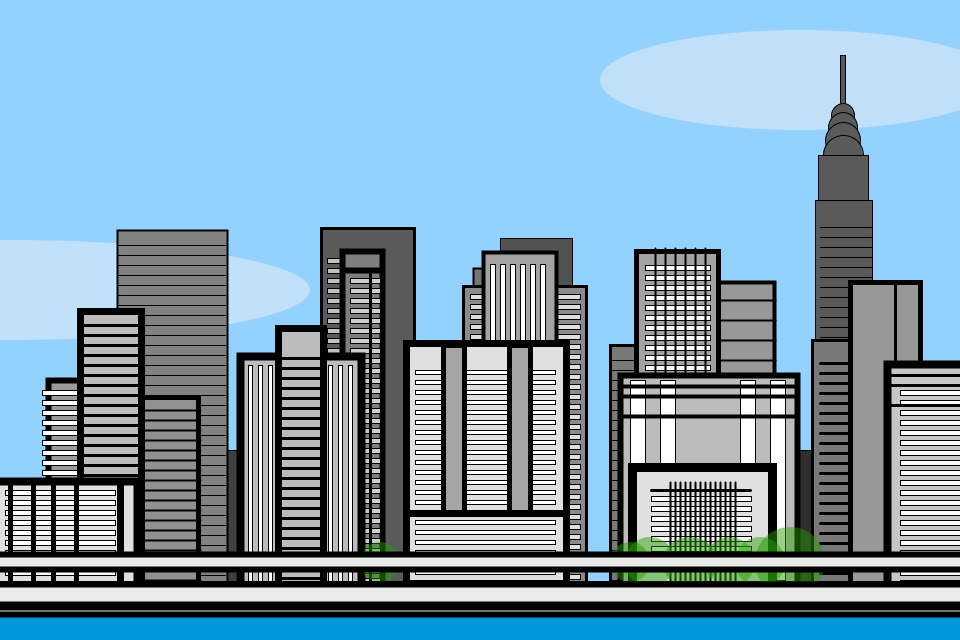
Frame 1 (no input)
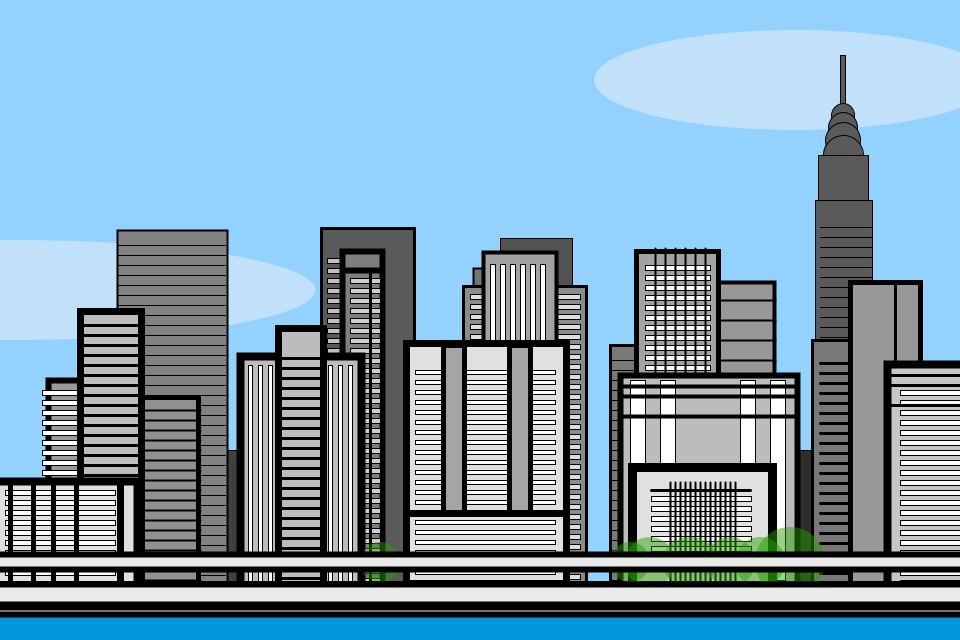
Frame 60 (the mouse pressed at the canvas centre just before this capture)
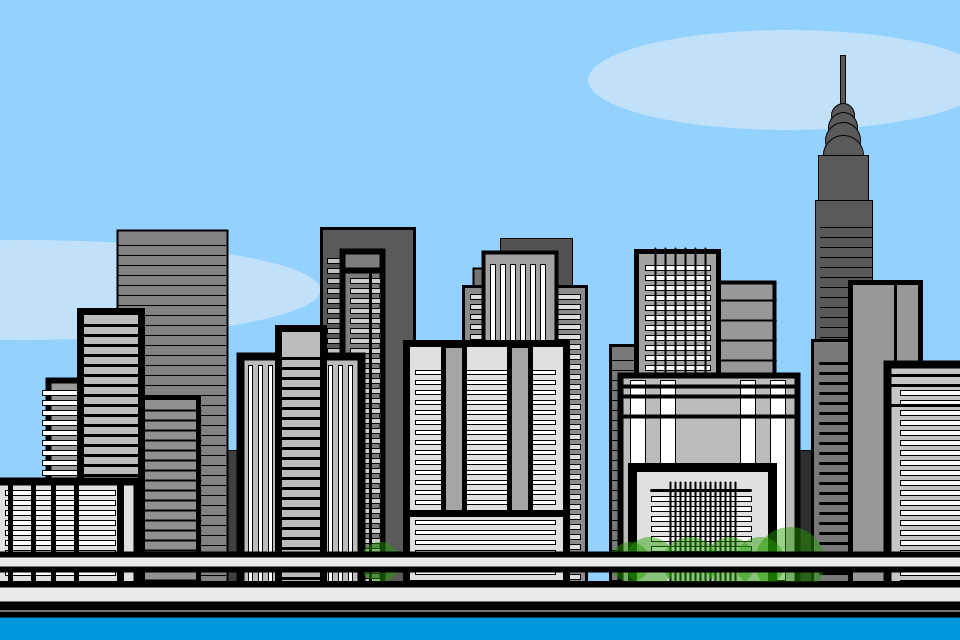
Frame 120 (the mouse held since frame 60 and released just before this capture)

The Processing sketch that drew these frames (run headless with seeded random() and noise(); from frame 60 on, the mouse is pressed at the canvas centre):

// Processing sketch: processing_171008
// ── processing_171008.pde

float circleX;
float circleX2;

void setup(){
size(960, 640);
circleX = 10;
circleX2 = 800;

//SKY LEVEL
}

void draw(){
  background(#93D1FF);
//clouds
noStroke();
fill(#F2F2F2, 120);
ellipse(circleX2, 80, 400, 100 );
ellipse(circleX, 290, 600, 100 );

circleX=circleX+0.09;
circleX2=circleX2-0.1;

//END OF SKY LVL

//START OF BUILDING BLOCK 4

//BD 4 empire state building
//tip
rectMode(CORNER);
stroke(1);
strokeWeight(1);
fill(#5A5A5A);
rect(840, 55, 5, 60);
fill(#5A5A5A);
ellipse(843, 115, 23, 23);
fill(#5A5A5A);
ellipse(843, 127, 29, 29);
fill(#5A5A5A);
ellipse(843, 140, 35, 35);
fill(#5A5A5A);
ellipse(843, 155, 40, 40);

//head
rectMode(CORNER);
fill(#5A5A5A);
rect(818, 155, 50, 51);
//end of head

//body
rectMode(CORNER);
fill(#5A5A5A);
rect(815, 200, 57, 400);
//end of BB4 empire state building

//start of empire state deco.
line(820, 227, 872, 227);
line(820, 237, 872, 237);
line(820, 247, 872, 247);
line(820, 257, 872, 257);
line(820, 267, 872, 267);
line(820, 277, 872, 277);
line(820, 287, 872, 287);
line(820, 297, 872, 297);
line(820, 307, 872, 307);
line(820, 317, 872, 317);
line(820, 327, 872, 327);
line(820, 337, 872, 337);
//end of empire state deco

//BB4 small left to empire state building
rectMode(CORNER);
strokeWeight(1);
fill(#2E2E2E);
rect(750, 450, 70, 400);
//BB4 end of small left to empire state building

//BB4 building 3
rectMode(CORNER);
strokeWeight(3);
fill(#797979);
rect(812, 340, 70, 400);
//end of BB4 building 3

//start of BB4 building 3 deco.
line(820, 363, 860, 363);
line(820, 373, 860, 373);
line(820, 383, 860, 383);
line(820, 393, 860, 393);
line(820, 403, 860, 403);
line(820, 413, 860, 413);
line(820, 423, 860, 423);
line(820, 433, 860, 433);
line(820, 443, 860, 443);
line(820, 453, 860, 453);
line(820, 463, 860, 463);
line(820, 473, 860, 473);
line(820, 483, 860, 483);
line(820, 493, 860, 493);
line(820, 503, 860, 503);
line(820, 513, 860, 513);
line(820, 523, 860, 523);
line(820, 533, 860, 533);
line(820, 543, 860, 543);
line(820, 553, 860, 553);
line(820, 563, 860, 563);
line(820, 573, 860, 573);
line(820, 583, 860, 583);
line(820, 593, 860, 593);
line(820, 603, 860, 603);
//end of BB4 building 3 deco.

//start of BB4 second building
rectMode(CORNER);
strokeWeight(5);
fill(#989898);
rect(850, 282, 70, 400);
//end BB4 second building

//start of BB4 second building deco.
strokeWeight(3);
line(895, 282, 895, 600);
//end of BB4 second building deco.

//start of BB4 first building
rectMode(CORNER);
strokeWeight(8);
fill(#C6C6C6);
rect(887, 364, 80, 400);
//end of BB4 first building

//start of BB4 first building deco.
strokeWeight(1);
fill(#FAFAFA);
rect(900, 390, 200, 5);
rect(900, 400, 200, 5);
rect(900, 410, 200, 5);
rect(900, 420, 200, 5);
rect(900, 430, 200, 5);
rect(900, 440, 200, 5);
rect(900, 450, 200, 5);
rect(900, 460, 200, 5);
rect(900, 470, 200, 5);
rect(900, 480, 200, 5);
rect(900, 490, 200, 5);
rect(900, 500, 200, 5);
rect(900, 510, 200, 5);
rect(900, 520, 200, 5);
rect(900, 530, 200, 5);
rect(900, 540, 200, 5);
rect(900, 550, 200, 5);
rect(900, 560, 200, 5);
rect(900, 570, 200, 5);
rect(900, 580, 200, 5);
strokeWeight(3);
line(885, 375, 960, 375 );
line(885, 385, 960, 385 );
line(885, 405, 960, 405 );
//end of BB4 first building deco.

//END OF BUILDING BLOCK 4


//START OF BUILDING BLOCK 3

//back building
rectMode(CORNER);
strokeWeight(3);
fill(#797979);
rect(610, 345, 34, 300);
//end of back building

//start of back building deco.
strokeWeight(1);
line(610, 360, 650, 360);
line(610, 370, 650, 370);
line(610, 380, 650, 380 );
line(610, 390, 650, 390 );
line(610, 400, 650, 400 );
line(610, 410, 650, 410 );
line(610, 420, 650, 420 );
line(610, 430, 650, 430 );
line(610, 440, 650, 440 );
line(610, 450, 650, 450 );
line(610, 460, 650, 460 );
line(610, 470, 650, 470 );
line(610, 480, 650, 480 );
line(610, 490, 650, 490 );
line(610, 500, 650, 500 );
line(610, 510, 650, 510 );
line(610, 520, 650, 520 );
line(610, 530, 650, 530 );
line(610, 540, 650, 540 );
line(610, 550, 650, 550 );
line(610, 560, 650, 560 );
line(610, 570, 650, 570 );
line(610, 580, 650, 580 );
line(610, 590, 650, 590 );
line(610, 600, 650, 600 );
//end of back building deco.

///BB3 end of buidling 4
rectMode(CORNER);
strokeWeight(4);
fill(#989898);
rect(715, 282, 59, 300);
//BB3 end of buidling 4

//start of BB1 building 4 deco.
strokeWeight(2);
line(700, 300, 775, 300);
line(700, 320, 775, 320);
line(700, 340, 775, 340);
line(700, 360, 775, 360);
//end of BB3 building 4 deco.

//start of BB3 building 3
rectMode(CORNER);
strokeWeight(5);
fill(#A2A2A2);
rect(636, 251, 82, 327);
//end of BB3 building 3

//start of BB3 building 4 deco.
strokeWeight(1);
fill(255, 255, 255);
rect(645, 265, 65, 5);
rect(645, 275, 65, 5);
rect(645, 285, 65, 5);
rect(645, 295, 65, 5);
rect(645, 305, 65, 5);
rect(645, 315, 65, 5);
rect(645, 325, 65, 5);
rect(645, 335, 65, 5);
rect(645, 345, 65, 5);
rect(645, 355, 65, 5);
rect(645, 365, 65, 5);
strokeWeight(2);
line(655, 248, 655, 400);
line(665, 248, 665, 400);
line(675, 248, 675, 400);
line(685, 248, 685, 400);
line(695, 248, 695, 400);
line(705, 248, 705, 400);
//end of BB3 building 4 deco.

//BB3 second building
rectMode(CORNER);
strokeWeight(6);
fill(#BCBCBC);
rect(620, 375, 177, 400);
//BB3 end of second building

//BB3 start of deco.
strokeWeight(1);
fill(255, 255, 255);
rect(630, 380, 15, 200);
rect(660, 380, 15, 200);
rect(740, 380, 15, 200);
rect(770, 380, 15, 200);
strokeWeight(4);
line(620, 386, 795, 386);
line(620, 396, 795, 396);
line(620, 416, 795, 416);
//BB3 end of second building deco.

//BB3 front building
rectMode(CORNER);
strokeWeight(9);
fill(#E0E0E0);
rect(632, 467, 140, 120);
//end of BB3 front building

///start of BB3 front deco.
strokeWeight(1);
fill(255, 255, 255);
rect(651, 496, 100, 5);
rect(651, 506, 100, 5);
rect(651, 516, 100, 5);
rect(651, 526, 100, 5);
rect(651, 536, 100, 5);
rect(651, 546, 100, 5);
strokeWeight(3);
line(651, 490, 750, 490);
strokeWeight(2);
line(670, 482, 670, 600);
line(675, 482, 675, 600);
line(680, 482, 680, 600);
line(685, 482, 685, 600);
line(690, 482, 690, 600);
line(695, 482, 695, 600);
line(700, 482, 700, 600);
line(705, 482, 705, 600);
line(710, 482, 710, 600);
line(715, 482, 715, 600);
line(720, 482, 720, 600);
line(725, 482, 725, 600);
line(730, 482, 730, 600);
line(735, 482, 735, 600);
//end of BB3 front building deco

//END OF BB3


//START OF BB2

//BB2 6th building
rectMode(CORNER);
strokeWeight(1);
fill(#404040);
rect(160, 450, 110, 150);
//end of BB2 6th building

//BB2 5th building
rectMode(CORNER);
strokeWeight(1);
fill(#525252);
rect(500, 238, 72, 550);
//end of BB2 5th building

//BB2 4th building
rectMode(CORNER);
strokeWeight(2);
fill(#767575);
rect(473, 268, 80, 320);
//end of BB2 4th building

//BB2 3rd building
rectMode(CORNER);
strokeWeight(3);
fill(#8B8B8B);
rect(463, 286, 123, 300);
//end of BB2 3rd building

//start of BB2 3rd building deco. window
strokeWeight(1);
fill(#DEDEDE);
rect(470, 294, 110, 5);
rect(470, 304, 110, 5);
rect(470, 314, 110, 5);
rect(470, 324, 110, 5);
rect(470, 334, 110, 5);
rect(470, 344, 110, 5);
rect(470, 354, 110, 5);
rect(470, 364, 110, 5);
rect(470, 374, 110, 5);
rect(470, 384, 110, 5);
rect(470, 394, 110, 5);
rect(470, 404, 110, 5);
rect(470, 414, 110, 5);
rect(470, 424, 110, 5);
rect(470, 434, 110, 5);
rect(470, 444, 110, 5);
rect(470, 454, 110, 5);
rect(470, 464, 110, 5);
rect(470, 474, 110, 5);
rect(470, 484, 110, 5);
rect(470, 494, 110, 5);
rect(470, 504, 110, 5);
rect(470, 514, 110, 5);
rect(470, 524, 110, 5);
rect(470, 534, 110, 5);
rect(470, 544, 110, 5);
rect(470, 554, 110, 5);
rect(470, 564, 110, 5);
rect(470, 574, 110, 5);
rect(470, 584, 110, 5);
rect(470, 594, 110, 5);
rect(470, 604, 110, 5);
//end of BB2 3rd building deco. window

//BB2 4th building
rectMode(CORNER);
strokeWeight(4);
fill(#A2A2A2);
rect(483, 252, 73, 400);
//end of BB2 4th building

//start of BB2 4th building deco.
strokeWeight(1);
fill(255, 255, 255);
rect(490, 264, 5, 100);
rect(500, 264, 5, 100);
rect(510, 264, 5, 100);
rect(520, 264, 5, 100);
rect(530, 264, 5, 100);
rect(540, 264, 5, 100);
//end of BB2 4th building deco.


//BB2 last building
rectMode(CORNER);
fill(#5A5A5A);
strokeWeight(3);
rect(321, 228, 93, 400);
//BB end of last building

//BB2 start of last building deco.
strokeWeight(1);
fill(#C1C1C1);
rect(327, 258, 30, 5);
rect(327, 268, 30, 5);
rect(327, 278, 30, 5);
rect(327, 288, 30, 5);
rect(327, 298, 30, 5);
rect(327, 308, 30, 5);
rect(327, 318, 30, 5);
rect(327, 328, 30, 5);
rect(327, 338, 30, 5);
rect(327, 348, 30, 5);
//BB2 end of last building deco.

//BB2 start of second building
rectMode(CORNER);
fill(#7E7E7E);
strokeWeight(6);
rect(342, 251, 40, 400);
//end of BB2 2nd building 

//start of BB2 2nd building deco.
line(345, 270, 379, 270);
strokeWeight(1);
fill(#CECECE);
rect(350, 278, 30, 5);
rect(350, 288, 30, 5);
rect(350, 298, 30, 5);
rect(350, 308, 30, 5);
rect(350, 318, 30, 5);
rect(350, 328, 30, 5);
rect(350, 338, 30, 5);
rect(350, 348, 30, 5);
rect(350, 358, 30, 5);
rect(350, 368, 30, 5);
rect(350, 378, 30, 5);
rect(350, 388, 30, 5);
rect(350, 398, 30, 5);
rect(350, 408, 30, 5);
rect(350, 308, 30, 5);
rect(350, 418, 30, 5);
rect(350, 428, 30, 5);
rect(350, 438, 30, 5);
rect(350, 448, 30, 5);
rect(350, 458, 30, 5);
rect(350, 468, 30, 5);
rect(350, 478, 30, 5);
rect(350, 488, 30, 5);
rect(350, 498, 30, 5);
rect(350, 508, 30, 5);
rect(350, 518, 30, 5);
rect(350, 528, 30, 5);
rect(350, 538, 30, 5);
rect(350, 548, 30, 5);
rect(350, 558, 30, 5);
rect(350, 568, 30, 5);
rect(350, 578, 30, 5);
rect(350, 588, 30, 5);
rect(350, 598, 30, 5);

strokeWeight(3);
line(370, 270, 370, 600);
//end of BB2 2nd building deco.

//BB2 first building left
rectMode(CORNER);
fill(#BCBCBC);
strokeWeight(8);
rect(240, 356, 121, 250);
//end of BB2 first building left

//BB2 first left.2 building  deco.
rectMode(CORNER);
fill(#BCBCBC);
strokeWeight(7);
rect(278, 328, 45, 260);
strokeWeight(1);//vertical window
fill(255, 255, 255);
rect(248, 365, 4, 220);
rect(258, 365, 4, 220);
rect(268, 365, 4, 220);
strokeWeight(1);//vertical window
fill(255, 255, 255);
rect(328, 365, 4, 220);
rect(338, 365, 4, 220);
rect(348, 365, 4, 220);
strokeWeight(3);//horizontal window
line(280, 358, 325, 358);
strokeWeight(3);//horizontal 
line(280, 368, 325, 368);
line(280, 378, 325, 378);
line(280, 388, 325, 388);
line(280, 398, 325, 398);
line(280, 408, 325, 408);
line(280, 418, 325, 418);
line(280, 428, 325, 428);
line(280, 438, 325, 438);
line(280, 448, 325, 448);
line(280, 458, 325, 458);
line(280, 468, 325, 468);
line(280, 478, 325, 478);
line(280, 488, 325, 488);
line(280, 498, 325, 498);
line(280, 508, 325, 508);
line(280, 518, 325, 518);
line(280, 528, 325, 528);
line(280, 538, 325, 538);
line(280, 548, 325, 548);
line(280, 558, 325, 558);
line(280, 568, 325, 568);
line(280, 578, 325, 578);
line(280, 588, 325, 588);
line(280, 598, 325, 598);
//end of BD2 first left.2 deco.

//BB2 1rst right building
rectMode(CORNER);
fill(#E0E0E0);
strokeWeight(7);
rect(406, 343, 160, 241);
//end of BB2 1st right building

//start of BB2 1st building deco.
strokeWeight(1);//vertical window
fill(255, 255, 255);
rect(415, 370, 140, 4);
rect(415, 380, 140, 4);
rect(415, 390, 140, 4);
rect(415, 400, 140, 4);
rect(415, 410, 140, 4);
rect(415, 420, 140, 4);
rect(415, 430, 140, 4);
rect(415, 440, 140, 4);
rect(415, 450, 140, 4);
rect(415, 460, 140, 4);
rect(415, 470, 140, 4);
rect(415, 480, 140, 4);
rect(415, 490, 140, 4);
rect(415, 500, 140, 4);

rectMode(CORNER);
strokeWeight(5);
stroke(0, 0, 0);
fill(#A5A5A5);
rect(443, 345, 21, 189);
rect(509, 345, 21, 189);
//end of BB2 1st building deco.

//BB2 first building feet
rectMode(CORNER);
strokeWeight(7);
fill(#E0E0E0);
rect(406, 513, 160, 70);
//BB2 end of first buiding feet

//start of 1st deco.
strokeWeight(1);//vertical window
fill(255, 255, 255);
rect(415, 530, 140, 4);
rect(415, 540, 140, 4);
rect(415, 550, 140, 4);
rect(415, 560, 140, 4);
rect(415, 570, 140, 4);
rect(415, 520, 140, 4);
//end of 1st deco.



//END OF BUILDING BLOCK 2


//START OF BUILDING BLOCK 1

//BB1 fourth building ackground
rectMode(CORNER);
strokeWeight(2);
fill(#838282);
rect(117, 230, 110, 358);
//BB1 fourth building background

//BB1 fourth building deco.
strokeWeight(1);
line(117, 245, 225, 245 );
line(117, 255, 225, 255 );
line(117, 265, 225, 265 );
line(117, 275, 225, 275 );
line(117, 285, 225, 285 );
line(117, 295, 225, 295 );
line(117, 305, 225, 305 );
line(117, 315, 225, 315 );
line(117, 325, 225, 325 );
line(117, 335, 225, 335 );
line(117, 345, 225, 345 );
line(117, 355, 225, 355 );
line(117, 365, 225, 365 );
line(117, 375, 225, 375 );
line(117, 385, 225, 385 );
line(117, 395, 225, 395 );
line(117, 405, 225, 405 );
line(117, 415, 225, 415 );
line(117, 425, 225, 425 );
line(117, 435, 225, 435 );
line(117, 445, 225, 445 );
line(117, 455, 225, 455 );
line(117, 465, 225, 465 );
line(117, 475, 225, 475 );
line(117, 485, 225, 485 );
line(117, 495, 225, 495 );
line(117, 505, 225, 505 );
line(117, 515, 225, 515 );
line(117, 525, 225, 525 );
line(117, 535, 225, 535 );
line(117, 545, 225, 545 );
line(117, 555, 225, 555 );
line(117, 565, 225, 565 );
line(117, 575, 225, 575 );
line(117, 585, 225, 585 );
////end of BB1 fourth building deco.

//BB1 third building side right
rectMode(CORNER);
strokeWeight(5);
fill(#909090);
rect(80, 397, 118, 218);
//BB1 end of third building side right

//BB1 third building side right deco.
strokeWeight(2);
line(125, 410, 200, 410);
line(125, 420, 200, 420);
line(125, 430, 200, 430);
line(125, 440, 200, 440);
line(125, 450, 200, 450);
line(125, 460, 200, 460);
line(125, 470, 200, 470);
line(125, 480, 200, 480);
line(125, 490, 200, 490);
line(125, 500, 200, 500);
line(125, 510, 200, 510);
line(125, 520, 200, 520);
line(125, 530, 200, 530);
line(125, 540, 200, 540);
line(125, 550, 200, 550);
line(125, 560, 200, 560);
line(125, 570, 200, 570);
line(125, 580, 200, 580);
line(125, 590, 200, 590);
//BB1 end of third building right deco.

//BB1 third building side left
rectMode(CORNER);
strokeWeight(6);
fill(#9B9999);
rect(48, 380, 82, 397);
//BB1 end of third building side left

//BB1 third building side left decoration
strokeWeight(1);
fill(255, 255, 255);
rect(42, 390, 80, 5);
rect(42, 400, 80, 5);
rect(42, 410, 80, 5);
rect(42, 420, 80, 5);
rect(42, 430, 80, 5);
rect(42, 440, 80, 5);
rect(42, 450, 80, 5);
rect(42, 460, 80, 5);
rect(42, 470, 80, 5);
//BB1 end of third building sde left decoration

//BB1 second building
rectMode(CORNER);
strokeWeight(7);
fill(#BCBCBC);
rect(80, 311, 61, 294);
//BB1 end of second building

//BB1 second building secoration
strokeWeight(3);
line(80, 475, 140, 475 );
line(80, 465, 140, 465 );
line(80, 455, 140, 455 );
line(80, 445, 140, 445 );
line(80, 435, 140, 435 );
line(80, 425, 140, 425 );
line(80, 415, 140, 415 );
line(80, 405, 140, 405 );
line(80, 395, 140, 395 );
line(80, 385, 140, 385 );
line(80, 375, 140, 375 );
line(80, 365, 140, 365 );
line(80, 355, 140, 355 );
line(80, 345, 140, 345 );
line(80, 335, 140, 335 );
line(80, 325, 140, 325 );
//BB1 end of second building decoration

//BD1 first building
rectMode(CORNER);
strokeWeight(8);
fill(#E0E0E0);
rect(-10, 481, 147, 123);
//BB1 end of first buiding

//BB1 first building front decoration
strokeWeight(1);//window decoration
fill(255, 255, 255);
rect(5, 490, 110, 5);
rect(5, 500, 110, 5);
rect(5, 510, 110, 5);
rect(5, 520, 110, 5);
rect(5, 530, 110, 5);
rect(5, 540, 110, 5);
rect(5, 550, 110, 5);
rect(5, 560, 110, 5);
rect(5, 570, 110, 5);
strokeWeight(5);
line(10, 480, 10, 600);
line(33, 480, 33, 600);
line(53, 480, 53, 600);
line(76, 480, 76, 600);
strokeWeight(7);
line(120, 485, 120, 600);
//BB1 end of first building decoration

//END OF BUILDING BLOCK 1

//SEA LVL
rectMode(CORNER);
fill(#0097DB);
rect(-40, 584, 1200, 60);
//end of SEA LVL

//TREES
noStroke();
fill(#249D00, 120);
ellipse(630, 562, 40, 40);
ellipse(650, 562, 50, 50);
ellipse(690, 562, 55, 50);
ellipse(730, 562, 50, 50);
ellipse(760, 562, 50, 50);
ellipse(790, 562, 70, 70);
ellipse(380, 562, 40, 40);
//end of TREES

//BRIDGE LVL
stroke(#000000);
strokeWeight(6);
rectMode(CORNER);
fill(#EAEAEA);
rect(-40, 554, 1200, 15);
//end of BRIDGE LVL

//EARTH LVL
rectMode(CORNER);
fill(#EAEAEA);
rect(-40, 584, 1200,30);
//end of EARTH LVL

//GROUND LVL
rectMode(CORNER);
fill(#000000);
rect(-40, 604, 1200,3);
//end of GROUND LVL

}
